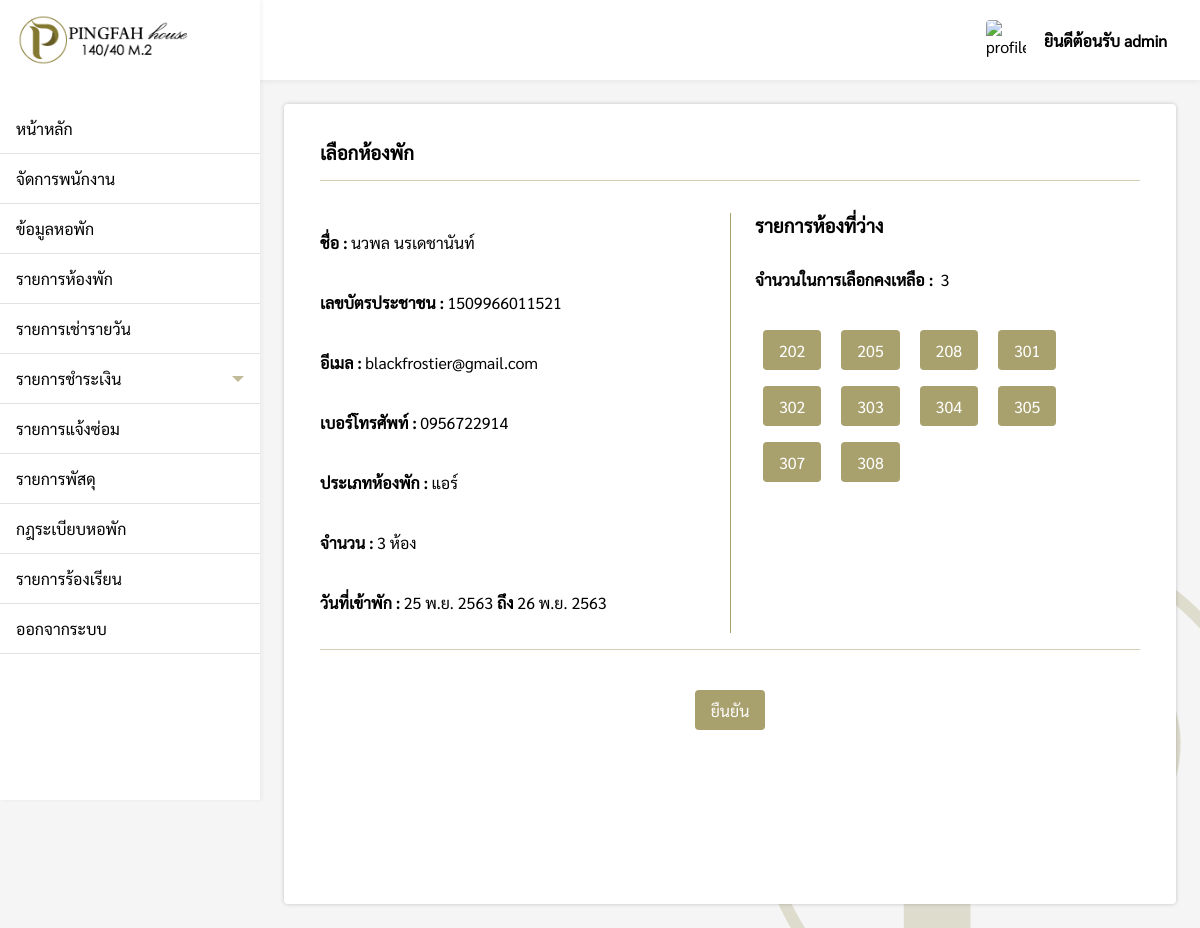
Screenshot of /pages/admin/daily/selectroom.php?daily_id=13 (signed in) with the database file from the repository.
### tables this page shows
CREATE TABLE `daily` (
  `daily_id` int(11) NOT NULL,
  `firstname` varchar(200) NOT NULL,
  `lastname` varchar(200) NOT NULL,
  `id_card` varchar(200) NOT NULL,
  `email` varchar(200) NOT NULL,
  `tel` varchar(200) NOT NULL,
  `room_type` varchar(200) NOT NULL,
  `code` varchar(255) NOT NULL,
  `check_in` varchar(255) DEFAULT NULL,
  `check_out` varchar(255) DEFAULT NULL,
  `daily_status` varchar(200) DEFAULT NULL,
  `room_count` int(2) DEFAULT NULL
);

CREATE TABLE `roomlist` (
  `room_id` varchar(200) NOT NULL,
  `room_type` varchar(200) NOT NULL,
  `room_status` varchar(200) NOT NULL,
  `come` varchar(200) NOT NULL,
  `check_in` varchar(200) NOT NULL,
  `check_out` varchar(200) NOT NULL
);

### pages/admin/daily/selectroom.php (the view, shortened to what this page needs)
<?php
    if($_SESSION['level'] == 'admin'){
    include('../../connection.php');
    include('../../../components/sidebar.php');
    $daily_id = $_REQUEST['daily_id'];
    function DateThai($strDate)
    {
        $strYear = date("Y",strtotime($strDate))+543;
        $strMonth= date("n",strtotime($strDate));
        $strDay= date("j",strtotime($strDate));
        $strMonthCut = Array("","ม.ค.","ก.พ.","มี.ค.","เม.ย.","พ.ค.","มิ.ย.","ก.ค.","ส.ค.","ก.ย.","ต.ค.","พ.ย.","ธ.ค.");
        $strMonthThai=$strMonthCut[$strMonth];
        return "$strDay $strMonthThai $strYear";
    }
?>
<!DOCTYPE html>
<html lang="en">
<head>
    <link rel="stylesheet" href="../../../css/selectroom.css">
</head>
<body>
    <div class="box">
        <div style="padding:24px;">
            <div class="selectroom-box">
                <?php
                    $sql = "SELECT * FROM daily WHERE daily_id = $daily_id";
                    $result = mysqli_query($conn, $sql)or die ("Error in query: $sql " . mysqli_error());
                    $row = mysqli_fetch_array($result);
                    if($row != null){
                        extract($row);
                    }
                ?>
                <h3>เลือกห้องพัก</h3>
                <div class="hr"></div>
                <div class="grid">
                    <div style="line-height:60px;">
                        <p><strong>ชื่อ : </strong> <?php echo $firstname ." " .$lastname; ?></p>
                        <p><strong>เลขบัตรประชาชน : </strong> <?php echo $id_card ?></p>
                        <p><strong>อีเมล : </strong> <?php echo $email; ?></p>
                        <p><strong>เบอร์โทรศัพท์ : </strong> <?php echo $tel; ?></p>
                        <p><strong>ประเภทห้องพัก : </strong> <?php echo $room_type; ?></p>
                        <p><strong>จำนวน : </strong> <?php echo $room_count; ?> ห้อง</p>
                        <p><strong>วันที่เข้าพัก : </strong> <?php echo DateThai($check_in); ?> <strong>ถึง</strong>
                            <?php echo DateThai($check_out); ?></p>
                    </div>
                    <div style="padding: 0 24px;border-left:1px solid rgb(131, 120, 47, 0.7);">
                        <h3>รายการห้องที่ว่าง</h3>
                        <div style="padding-top:32px;">
                            <label><strong>จำนวนในการเลือกคงเหลือ : </strong>&nbsp;<label id="count"></label></label>
                            <div style="padding-top:32px;">
                                <?php
                            $select_room = "SELECT * FROM roomlist WHERE room_type = '$room_type' AND room_status = 'ว่าง'";
                            $result2 = $conn->query($select_room);
                            if ($result2->num_rows > 0) {
                                while($row2 = $result2->fetch_assoc()) {
                            ?>
                                <button id="room<?php echo $row2['room_id']; ?>" type="button"
                                    onclick="count('<?php echo $row2['room_id']; ?>')"><?php echo $row2['room_id']; ?></button>
                                <?php
                                }
                            } else {
                                echo "*** ไม่มีห้องว่างให้เช่า ***";
                            }
                            ?>
                            </div>
                        </div>
                    </div>
                </div>
                <div class="hr"></div>
                <div style="display:flex;justify-content:center;">
                    <button type="button" onclick="accept_select(<?php echo $daily_id; ?>)">ยืนยัน</button>
                </div>
            </div>
        </div>
    </div>
</body>
</html>
<?php
    }else{
        Header("Location: ../../login.php");
    }
?>

### css/navbar.css (style rules this page uses)
* { margin: 0; padding: 0; box-sizing: border-box; font-family: Sarabun; }
body { width: 100%; min-height: 100vh; background: url(../img/tool/submain-banner.png) #f5f5f5 no-repeat bottom right; }

### css/selectroom.css (style rules this page uses)
* { margin: 0; padding: 0; box-sizing: border-box; font-family: Sarabun; }
.box { padding: 80px 0 0 260px; }
.selectroom-box { width: 100%; min-height: 800px; padding: 36px; border-radius: 4px; background-color: #fff; -webkit-box-shadow: 0px 0px 4px 0px rgba(0, 0, 0, 0.2); -moz-box-shadow: 0px 0px 4px 0px rgba(0, 0, 0, 0.2); box-shadow: 0px 0px 4px 0px rgba(0, 0, 0, 0.2); }
.selectroom-box .grid { display: grid; grid-template-columns: 1fr 1fr; }
.hr { margin: 16px auto 32px auto; border-bottom: 1px solid rgb(131, 120, 47, 0.7); opacity: 0.5; }
.selectroom-box button { width: auto; height: 40px; margin: 8px; padding: 0 16px; border-radius: 4px; border: none; background-color: rgb(131, 120, 47, 0.7); font-size: 16px; font-weight: 500; color: #fff; cursor: pointer; transition: 0.3s; }

### rows the page displays
daily: firstname "นวพล", lastname "นรเดชานันท์", id_card "1509966011521", email "blackfrostier@gmail.com", tel "0956722914", room_type "แอร์", room_count "3", check_in "25 พ.ย. 2563", check_out "26 พ.ย. 2563"
roomlist: room_id "202"
roomlist: room_id "205"
roomlist: room_id "208"
roomlist: room_id "301"
roomlist: room_id "302"
roomlist: room_id "303"
roomlist: room_id "304"
roomlist: room_id "305"
roomlist: room_id "307"
roomlist: room_id "308"

### other values shown
$_SESSION['ID'] "admin"
